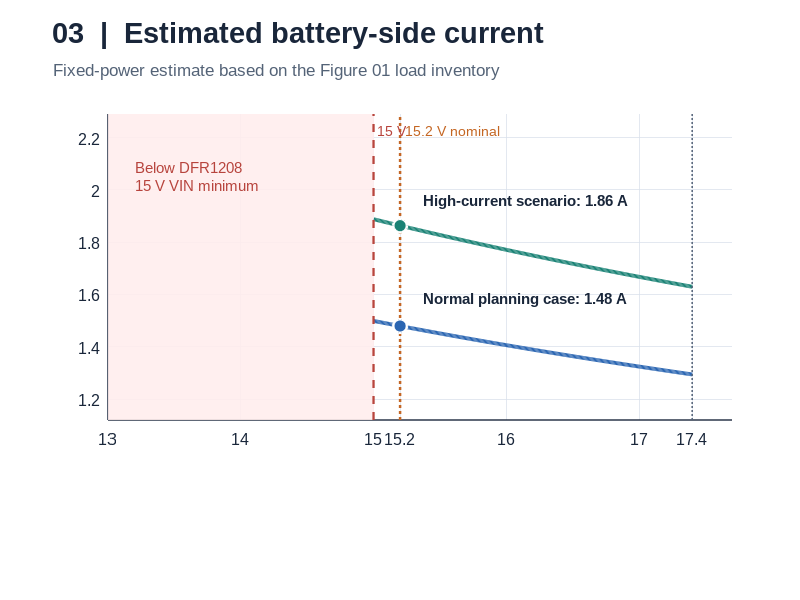

This chart was generated by the following MATLAB code: (Note: this script raises an error after producing the figure.)
%% Electrical Figure 03
% ESTIMATED BATTERY-SIDE CURRENT -- fixed-load planning model
% WRO 2026 Future Engineers | engineering_journal/2-elec.md
%
% This is a CALCULATION, not a measured current or battery-discharge trace.
% Inputs match Figure 01/11 (Electrical Load Budget).
% Manufacturer/supplier values are separated from assumptions below.
%
% Requires base MATLAB R2020a+ (exportgraphics).
% Run the entire script. Output: results/03_estimated_input_current.png
% and results/simulation_inputs.mat. No CSV or summary.txt.

clearvars; close all; clc;

%% 1. USER INPUTS -- same inventory and conditions as Figure 01
p.packNominalV = 15.2;          % GNB 4S LiHV: nominal [V], manufacturer label
p.packFullReferenceV = 17.4;    % 4 x 4.35 V LiHV reference; NOT measured
p.buck5MinInputV = 6.0;        % DFR1202: manufacturer VIN minimum [V]
p.buck12MinInputV = 15.0;      % DFR1208: manufacturer VIN minimum [V]
p.buckInputMaxV = 24.0;        % Both regulators: manufacturer VIN maximum [V]

p.V5 = 5.0;                    % DFR1202 nominal output [V]
p.V12 = 12.0;                  % DFR1208 nominal output [V]
p.V3v3 = 3.3;                  % DFR0604 logic breakout supply [V]
p.eta5 = 0.90;                % ASSUMED effective 5 V conversion efficiency
p.eta12 = 0.90;               % ASSUMED effective 12 V conversion efficiency
% Efficiencies above are fixed modeling values, NOT verified at 15.2 V.

% 5 V branch: planning currents except where a source is identified.
p.piCameraCoolerA = 2.00;      % ASSUMED combined Pi 5 + OV5647 + cooler
p.lidarWorkingA = 0.400;      % DFRobot S2L typical working current
p.hatLogicA = 0.120;          % ASSUMED DFR0592 + DFR0604 logic
p.servoNormalA = 0.150;       % ASSUMED representative no-load servo
p.servoHighA = 1.200;         % User-provided generic high-current scenario;
                                % NOT verified S0017M model-specific rating

% Downstream 3.3 V loads: modeled as ideal power transferred from 5 V.
p.buttonA = 0.020;            % ASSUMED LED button at 3.3 V
p.imuA = 0.005;               % DFRobot SEN0253 specification

% 12 V branch: supplier-rated upper-bound running current for motor.
p.motorRatedBoundA = 0.550;   % CHP-20GP-180 rated <=550 mA at 12 V

% Voltmeter connects directly to switched battery (scenario current).
p.voltmeterA = 0.015;         % ASSUMED battery voltmeter at VBAT_SW

% Visualization limits only: 13 V is NOT a battery cutoff recommendation.
p.viewMinV = 13.0;
p.viewMaxV = p.packFullReferenceV;
p.samples = 500;

%% 2. Validation and component-level power calculation
assert(p.packNominalV > 0 && p.packFullReferenceV >= p.packNominalV);
assert(p.eta5 > 0 && p.eta5 <= 1 && p.eta12 > 0 && p.eta12 <= 1);
assert(p.servoHighA >= p.servoNormalA && p.servoNormalA >= 0);
assert(p.buck12MinInputV > p.buck5MinInputV);
assert(p.viewMinV < p.buck12MinInputV && p.viewMaxV > p.packNominalV);
assert(p.samples >= 100);

% Exactly the Figure 01 inventory. The 3.3 V loads count upstream of 5 V,
% with ideal internal 5 V -> 3.3 V conversion for this first-order model.
P5normalW = p.V5 * (p.piCameraCoolerA + p.lidarWorkingA + ...
    p.hatLogicA + p.servoNormalA) + ...
    p.V3v3 * (p.buttonA + p.imuA);
P5highW = P5normalW + p.V5 * (p.servoHighA - p.servoNormalA);
P12W = p.V12 * p.motorRatedBoundA;
PdirectW = p.packNominalV * p.voltmeterA;

% Fixed regulated-output loads and constant converter-efficiency model:
% I_battery(V) = (P_5V/eta_5V + P_12V/eta_12V)/V + I_voltmeter.
% A direct-wired voltmeter is modeled as constant current, not fixed power.
PconverterNormalW = P5normalW/p.eta5 + P12W/p.eta12;
PconverterHighW = P5highW/p.eta5 + P12W/p.eta12;
% Nominal input powers below match Figure 01 at 15.2 V.
PbatNormalW = PconverterNormalW + PdirectW;
PbatHighW   = PconverterHighW + PdirectW;

vin = linspace(p.viewMinV,p.viewMaxV,p.samples);
valid = vin >= max(p.buck5MinInputV,p.buck12MinInputV) & ...
        vin <= p.buckInputMaxV;
IbatNormalA = nan(size(vin));
IbatHighA = nan(size(vin));
IbatNormalA(valid) = PconverterNormalW ./ vin(valid) + p.voltmeterA;
IbatHighA(valid) = PconverterHighW ./ vin(valid) + p.voltmeterA;

InomNormalA = PconverterNormalW/p.packNominalV + p.voltmeterA;
InomHighA = PconverterHighW/p.packNominalV + p.voltmeterA;
IfullNormalA = PconverterNormalW/p.packFullReferenceV + p.voltmeterA;
IfullHighA = PconverterHighW/p.packFullReferenceV + p.voltmeterA;

%% 3. Publication palette -- ALL backgrounds white, ALL text dark
ink      = [0.10 0.15 0.23];
muted    = [0.33 0.39 0.47];
gridGrey = [0.85 0.88 0.92];
blue     = [0.17 0.40 0.70];   % Normal planning scenario
teal     = [0.10 0.51 0.46];   % High servo-current scenario
amber    = [0.77 0.40 0.14];   % Nominal battery voltage
warn     = [0.72 0.27 0.24];   % Outside 12 V converter VIN rating

fig = figure('Color','white','Units','pixels', ...
    'Position',[65 65 1480 860]);
set(fig,'InvertHardcopy','off');

annotation(fig,'textbox',[0.066 0.920 0.87 0.060], ...
    'String','03  |  Estimated battery-side current', ...
    'FontName','Arial','FontSize',21,'FontWeight','bold', ...
    'Color',ink,'LineStyle','none','Interpreter','none');
annotation(fig,'textbox',[0.067 0.868 0.86 0.050], ...
    'String','Fixed-power estimate based on the Figure 01 load inventory', ...
    'FontName','Arial','FontSize',12.5,'Color',muted, ...
    'LineStyle','none','Interpreter','none');

%% 4. Main panel -- avoid extrapolating outside converter specifications
ax = axes('Parent',fig, ...
    'Position',[0.135 0.300 0.780 0.510], ...
    'Color',[1 1 1]);
hold(ax,'on');

% The left-hand shaded region is OUTSIDE the DFR1208 published VIN range.
% Do not plot the combined 5 V + 12 V system-current model there.
patch(ax,[p.viewMinV p.buck12MinInputV ...
          p.buck12MinInputV p.viewMinV], ...
    [1.12 1.12 2.29 2.29],[1.00 0.93 0.93], ...
    'EdgeColor','none','FaceAlpha',0.88);

hNormal = plot(ax,vin,IbatNormalA,'-', ...
    'Color',blue,'LineWidth',2.8);
hHigh = plot(ax,vin,IbatHighA,'-', ...
    'Color',teal,'LineWidth',2.8);

% Threshold and battery-reference markers.
plot(ax,[p.buck12MinInputV p.buck12MinInputV],[1.12 2.29], ...
    '--','Color',warn,'LineWidth',1.65);
plot(ax,[p.packNominalV p.packNominalV],[1.12 2.29], ...
    ':','Color',amber,'LineWidth',1.8);
plot(ax,[p.packFullReferenceV p.packFullReferenceV],[1.12 2.29], ...
    ':','Color',muted,'LineWidth',1.1);

plot(ax,p.packNominalV,InomNormalA,'o', ...
    'MarkerSize',10,'MarkerFaceColor',blue, ...
    'MarkerEdgeColor','white','LineWidth',1.8);
plot(ax,p.packNominalV,InomHighA,'o', ...
    'MarkerSize',10,'MarkerFaceColor',teal, ...
    'MarkerEdgeColor','white','LineWidth',1.8);

% Non-overlapping, high-contrast point labels.
text(ax,15.38,InomHighA+0.095, ...
    sprintf('High-current scenario: %.2f A',InomHighA), ...
    'Color',ink,'FontName','Arial','FontSize',11.1,'FontWeight','bold');
text(ax,15.38,InomNormalA+0.105, ...
    sprintf('Normal planning case: %.2f A',InomNormalA), ...
    'Color',ink,'FontName','Arial','FontSize',11.1,'FontWeight','bold');
text(ax,13.21,2.055, ...
    sprintf('Below DFR1208\n15 V VIN minimum'), ...
    'Color',warn,'FontName','Arial','FontSize',11, ...
    'HorizontalAlignment','left');
text(ax,15.03,2.23,'15 V', ...
    'Color',warn,'FontName','Arial','FontSize',10.2, ...
    'HorizontalAlignment','left');
text(ax,p.packNominalV+0.04,2.23,'15.2 V nominal', ...
    'Color',amber,'FontName','Arial','FontSize',10.2, ...
    'HorizontalAlignment','left');

set(ax,'XLim',[13 17.70],'YLim',[1.12 2.29], ...
    'XTick',[13 14 15 15.2 16 17 17.4], ...
    'XTickLabel',{'13','14','15','15.2','16','17','17.4'}, ...
    'YTick',1.2:0.2:2.2,'FontName','Arial','FontSize',11.4, ...
    'XColor',ink,'YColor',ink,'LineWidth',1.0, ...
    'TickLength',[0 0],'Box','off', ...
    'XGrid','on','YGrid','on', ...
    'GridColor',gridGrey,'GridAlpha',0.73, ...
    'Layer','bottom');
ax.Color = [1 1 1];

xlabel(ax,'Illustrative battery terminal voltage (V)', ...
    'Color',ink,'FontName','Arial','FontSize',12.2,'FontWeight','bold');
ylabel(ax,'Estimated battery-side current (A)', ...
    'Color',ink,'FontName','Arial','FontSize',12.2,'FontWeight','bold');

lg=legend(ax,[hNormal hHigh],{ ...
    'Normal planning loads (servo 0.15 A)', ...
    'High servo-current case (servo 1.20 A)'}, ...
    'Location','northeast','Orientation','vertical', ...
    'FontName','Arial','FontSize',10.8, ...
    'TextColor',ink,'Color',[1 1 1], ...
    'EdgeColor',gridGrey,'Box','on');

%% 5. Footer -- leave space below X-axis title (no overlap)
metrics=sprintf([ ...
    '5-V load %.2f W  |  12-V load %.2f W  |  ', ...
    'nominal battery: %.2f A (normal) / %.2f A (high servo)'], ...
    P5normalW,P12W,InomNormalA,InomHighA);
annotation(fig,'textbox',[0.066 0.164 0.89 0.052], ...
    'String',metrics, ...
    'FontName','Arial','FontSize',11.0,'FontWeight','bold', ...
    'Color',ink,'LineStyle','none','Interpreter','none');

%% 6. Save result, saved model inputs, and Command Window summary
scriptDir=fileparts(mfilename('fullpath'));
if isempty(scriptDir),scriptDir=pwd;end
outDir=fullfile(scriptDir,'results');
if ~exist(outDir,'dir'),mkdir(outDir);end
figurePath=fullfile(outDir,'03_estimated_input_current.png');
exportgraphics(fig,figurePath,'Resolution',240, ...
    'BackgroundColor','white');
save(fullfile(outDir,'simulation_inputs.mat'), ...
    'p','vin','valid','P5normalW','P5highW','P12W', ...
    'PdirectW','PconverterNormalW','PconverterHighW', ...
    'PbatNormalW','PbatHighW', ...
    'IbatNormalA','IbatHighA','InomNormalA','InomHighA', ...
    'IfullNormalA','IfullHighA');

fprintf('\nYBR-SUNFLOWER | ELECTRICAL FIGURE 03/11\n');
fprintf('Model: Ibatt(V) = (P5/eta5 + P12/eta12)/V + Ivoltmeter.\n');
fprintf('Published/regulator scenario: DFR1208 VIN >= %.1f V.\n', ...
    p.buck12MinInputV);
fprintf('Normal scenario: P5 %.3f W; P12 %.3f W; direct %.3f W.\n', ...
    P5normalW,P12W,PdirectW);
fprintf('Battery-side power: normal %.3f W; high servo %.3f W.\n', ...
    PbatNormalW,PbatHighW);
fprintf('At %.1f V nominal: normal %.3f A; high servo %.3f A.\n', ...
    p.packNominalV,InomNormalA,InomHighA);
fprintf('At %.1f V LiHV reference: normal %.3f A; high servo %.3f A.\n', ...
    p.packFullReferenceV,IfullNormalA,IfullHighA);
fprintf('Saved: %s\n',figurePath);
fprintf('NOT MEASURED: converter efficiencies, Pi load, servo current, cable losses.\n');
fprintf('Do not use this graph as evidence of runtime or regulation quality.\n\n');
